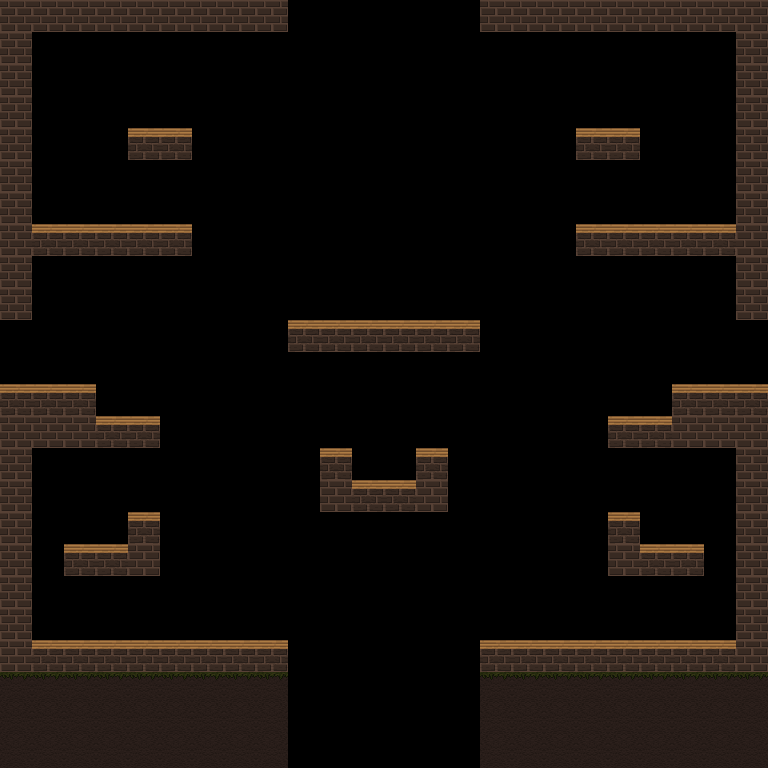

Rendered tile map (Tiled .tmx) drawn with the repository's tilesets; below, a short description and the full map source, tile grids included:
An orthogonal 24x24 tile map with 32x32 px tiles, 1 tile layer (MAP) and 10 objects.

<map version="1.0" tiledversion="1.1.2" orientation="orthogonal" renderorder="right-down" width="24" height="24" tilewidth="32" tileheight="32" infinite="0" nextobjectid="73">
 <tileset firstgid="1" source="Tiled map Assets.tsx" />
 <layer name="MAP" width="24" height="24">
  <data encoding="csv">
1,1,1,1,1,1,1,1,1,0,0,0,0,0,0,1,1,1,1,1,1,1,1,1,
1,0,0,0,0,0,0,0,0,0,0,0,0,0,0,0,0,0,0,0,0,0,0,1,
1,0,0,0,0,0,0,0,0,0,0,0,0,0,0,0,0,0,0,0,0,0,0,1,
1,0,0,0,0,0,0,0,0,0,0,0,0,0,0,0,0,0,0,0,0,0,0,1,
1,0,0,0,4,4,0,0,0,0,0,0,0,0,0,0,0,0,4,4,0,0,0,1,
1,0,0,0,0,0,0,0,0,0,0,0,0,0,0,0,0,0,0,0,0,0,0,1,
1,0,0,0,0,0,0,0,0,0,0,0,0,0,0,0,0,0,0,0,0,0,0,1,
1,4,4,4,4,4,0,0,0,0,0,0,0,0,0,0,0,0,4,4,4,4,4,1,
1,0,0,0,0,0,0,0,0,0,0,0,0,0,0,0,0,0,0,0,0,0,0,1,
1,0,0,0,0,0,0,0,0,0,0,0,0,0,0,0,0,0,0,0,0,0,0,1,
0,0,0,0,0,0,0,0,0,4,4,4,4,4,4,0,0,0,0,0,0,0,0,0,
0,0,0,0,0,0,0,0,0,0,0,0,0,0,0,0,0,0,0,0,0,0,0,0,
4,4,4,0,0,0,0,0,0,0,0,0,0,0,0,0,0,0,0,0,0,4,4,4,
1,1,1,4,4,0,0,0,0,0,0,0,0,0,0,0,0,0,0,4,4,1,1,1,
1,0,0,0,0,0,0,0,0,0,4,0,0,4,0,0,0,0,0,0,0,0,0,1,
1,0,0,0,0,0,0,0,0,0,1,4,4,1,0,0,0,0,0,0,0,0,0,1,
1,0,0,0,4,0,0,0,0,0,0,0,0,0,0,0,0,0,0,4,0,0,0,1,
1,0,4,4,1,0,0,0,0,0,0,0,0,0,0,0,0,0,0,1,4,4,0,1,
1,0,0,0,0,0,0,0,0,0,0,0,0,0,0,0,0,0,0,0,0,0,0,1,
1,0,0,0,0,0,0,0,0,0,0,0,0,0,0,0,0,0,0,0,0,0,0,1,
1,4,4,4,4,4,4,4,4,0,0,0,0,0,0,4,4,4,4,4,4,4,4,1,
6,6,6,6,6,6,6,6,6,0,0,0,0,0,0,6,6,6,6,6,6,6,6,6,
3,3,3,3,3,3,3,3,3,0,0,0,0,0,0,3,3,3,3,3,3,3,3,3,
3,3,3,3,3,3,3,3,3,0,0,0,0,0,0,3,3,3,3,3,3,3,3,3
</data>
 </layer>
 <objectgroup name="collision-layer">
  <object id="63" x="288" y="320">
   <polyline points="0,0 192,0 192,32 0,32 0,0" />
  </object>
  <object id="64" x="192" y="224">
   <polyline points="0,0 0,32 -160,32 -160,96 -192,96 -192,-224 96,-224 96,-192 -160,-192 -160,0 0,0" />
  </object>
  <object id="65" x="128" y="128">
   <polyline points="0,0 64,0 64,32 0,32 0,0" />
  </object>
  <object id="66" x="576" y="128">
   <polyline points="0,0 64,0 64,32 0,32 0,0" />
  </object>
  <object id="67" x="576" y="224">
   <polyline points="0,0 0,32 160,32 160,96 192,96 192,-224 -96,-224 -96,-192 160,-192 160,0 0,0" />
  </object>
  <object id="68" x="608" y="416">
   <polyline points="0,0 0,32 128,32 128,224 -128,224 -128,352 160,352 160,-32 64,-32 64,0 0,0" />
  </object>
  <object id="69" x="448" y="448">
   <polyline points="0,0 -32,0 -32,32 -96,32 -96,0 -128,0 -128,64 0,64 0,0" />
  </object>
  <object id="70" x="0" y="384">
   <polyline points="0,0 96,0 96,32 160,32 160,64 32,64 32,256 288,256 288,384 0,384 0,0" />
  </object>
  <object id="71" x="128" y="512">
   <polyline points="0,0 32,0 32,64 -64,64 -64,32 0,32 0,0" />
  </object>
  <object id="72" x="608" y="512">
   <polyline points="0,0 32,0 32,32 96,32 96,64 0,64 0,0" />
  </object>
 </objectgroup>
</map>